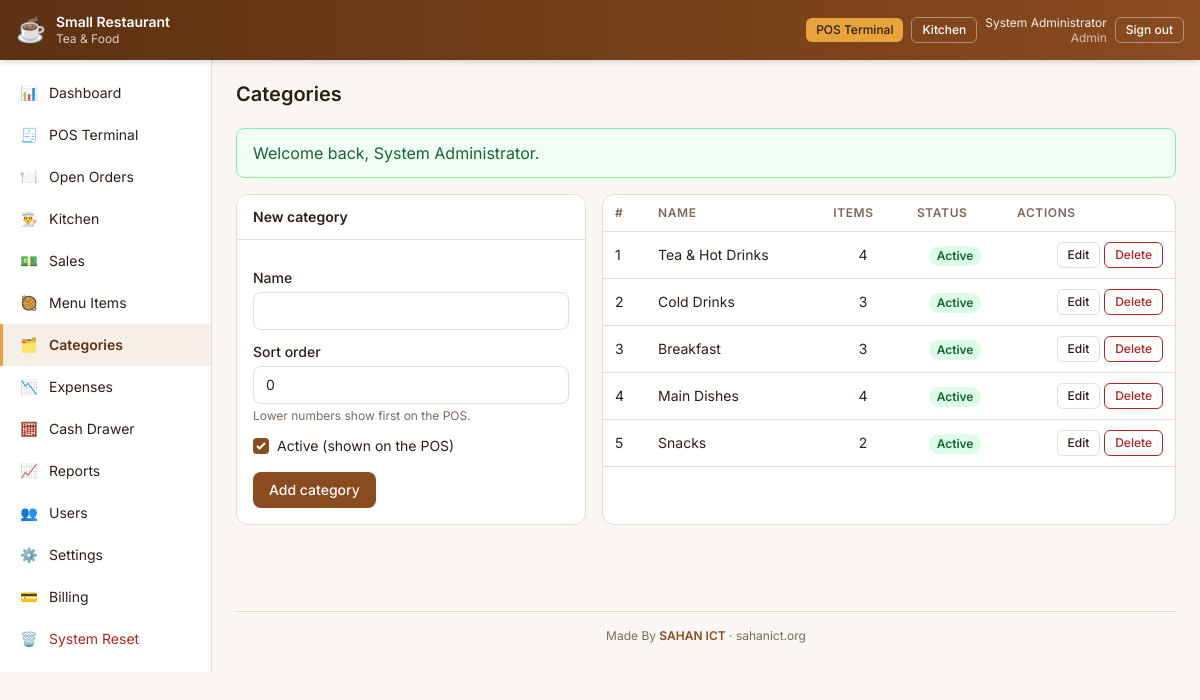
Screenshot of /admin/categories.php (signed in) with the database file from the repository.
### tables this page shows
CREATE TABLE categories (
  id         INT UNSIGNED NOT NULL AUTO_INCREMENT PRIMARY KEY,
  company_id    INT UNSIGNED NOT NULL,
  name       VARCHAR(60)  NOT NULL,
  sort_order INT          NOT NULL DEFAULT 0,
  is_active  TINYINT(1)   NOT NULL DEFAULT 1,
  UNIQUE KEY uq_categories_name (company_id, name),
  CONSTRAINT fk_categories_company FOREIGN KEY (company_id) REFERENCES companies(id) ON DELETE CASCADE
);

### core/sessions.php (called while the page is built, shortened)
<?php
function company_id(): int
{
    return (int)($_SESSION['user']['company_id'] ?? 0);
}

### admin/categories.php (the view, shortened to what this page needs)
<?php
$editing = null;
$rows = db_all(
    'SELECT c.*, (SELECT COUNT(*) FROM menu_items i WHERE i.category_id = c.id) AS item_count
       FROM categories c WHERE c.company_id = ? ORDER BY c.sort_order, c.name',
    [company_id()]
);
require __DIR__ . '/../core/header.php';
?>
<div class="grid grid-cols-1 lg:grid-cols-[350px_1fr] gap-4">
    <div class="card">
        <div class="card-header"><?= $editing ? 'Edit category' : 'New category' ?></div>
        <div class="card-body">
            <form method="post" class="space-y-3">
                <div>
                    <label class="label">Name</label>
                    <input type="text" name="name" class="input" required maxlength="60"
                           value="<?= e($editing['name'] ?? '') ?>">
                </div>
                <div>
                    <label class="label">Sort order</label>
                    <input type="number" name="sort_order" class="input"
                           value="<?= (int)($editing['sort_order'] ?? 0) ?>">
                    <p class="form-text">Lower numbers show first on the POS.</p>
                </div>
                <label class="flex items-center gap-2 cursor-pointer">
                    <input type="checkbox" name="is_active" class="checkbox"
                           <?= (!$editing || (int)$editing['is_active'] === 1) ? 'checked' : '' ?>>
                    <span class="text-sm">Active (shown on the POS)</span>
                </label>
                <div class="flex gap-2 pt-1">
                    <button class="btn btn-brand"><?= $editing ? 'Save changes' : 'Add category' ?></button>
                </div>
            </form>
        </div>
    </div>
    <div class="card overflow-x-auto">
    <table class="tbl">
        <thead><tr>
            <th>#</th><th>Name</th><th class="text-center">Items</th>
            <th class="text-center">Status</th><th class="text-right">Actions</th>
        </tr></thead>
        <tbody>
        <?php foreach ($rows as $r): ?>
            <tr>
                <td><?= (int)$r['sort_order'] ?></td>
                <td><?= e($r['name']) ?></td>
                <td class="text-center"><?= (int)$r['item_count'] ?></td>
                <td class="text-center">
                    <span class="badge <?= (int)$r['is_active'] ? 'badge-success' : 'badge-secondary' ?>">
                        <?= (int)$r['is_active'] ? 'Active' : 'Hidden' ?>
                    </span>
                </td>
                <td class="text-right text-nowrap">
                    <a class="btn btn-outline btn-sm"
                       href="<?= url('admin/categories.php?edit=' . (int)$r['id']) ?>">Edit</a>
                    <form method="post" class="inline"
                          onsubmit="return confirm('Delete this category?');">
                        <button class="btn btn-outline-danger btn-sm">Delete</button>
                    </form>
                </td>
            </tr>
        <?php endforeach; ?>
        </tbody>
    </table>
    </div>
</div>
<?php require __DIR__ . '/../core/footer.php'; ?>

### rows the page displays
categories: sort_order "1", name "Tea & Hot Drinks", item_count "4", is_active "Active"
categories: sort_order "2", name "Cold Drinks", item_count "3", is_active "Active"
categories: sort_order "3", name "Breakfast", item_count "3", is_active "Active"
categories: sort_order "4", name "Main Dishes", item_count "4", is_active "Active"
categories: sort_order "5", name "Snacks", item_count "2", is_active "Active"

### other values shown
$brandName "Small Restaurant"
$brandTag "Tea & Food"
$u['full_name'] "System Administrator"
$u['role'] "Admin"
$icon "📊"
$label "Dashboard"
$icon "🧾"
$label "POS Terminal"
$icon "🍽️"
$label "Open Orders"
$icon "👨‍🍳"
$label "Kitchen"
$icon "💵"
$label "Sales"
$icon "🥘"
